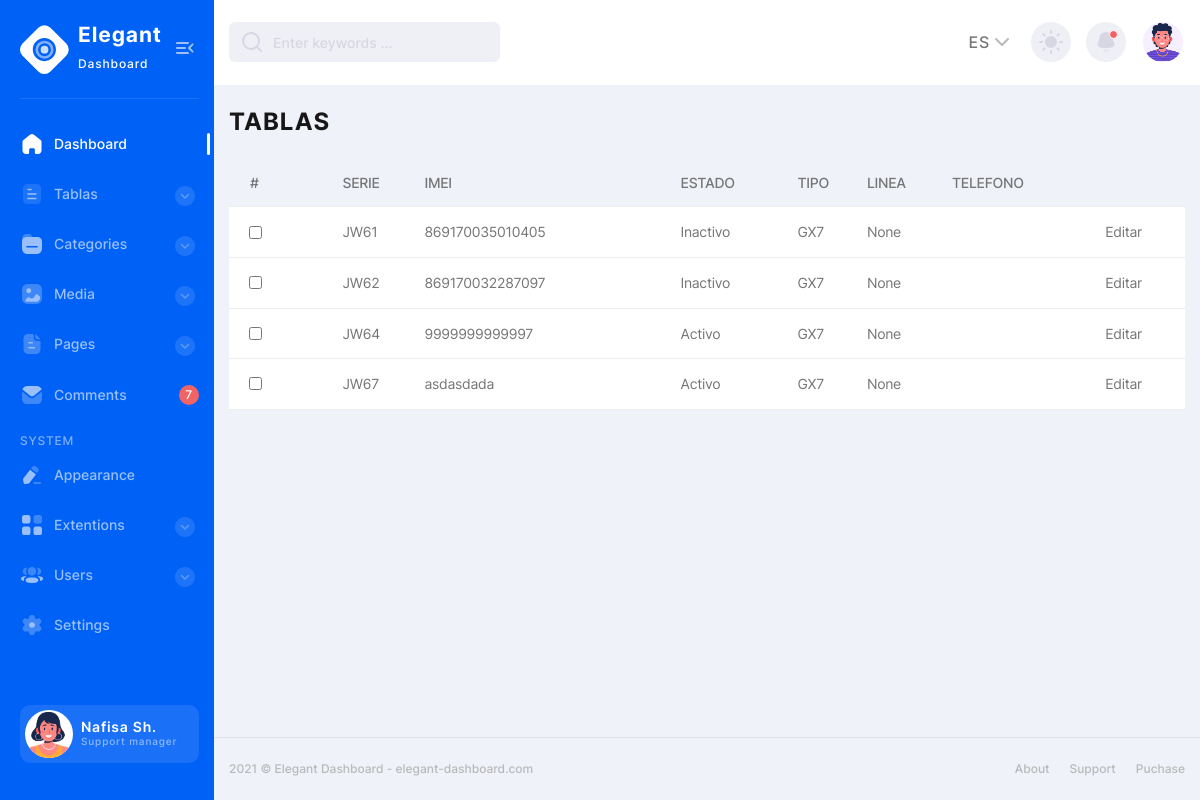
The page /produccion/equipos/ on the database its author committed.
### produccion/models.py (models this page shows, shortened)
class Equipo(models.Model):
    ESTADO_CHOICES = [
        ('Activo', 'Activo'),
        ('Inactivo', 'Inactivo'),
        ('Baja', 'Baja'),
    ]
    tipodeEquipo = models.ForeignKey(TipoDeEquipo, on_delete=models.CASCADE)
    numero_de_serie = models.CharField(max_length=100)
    imei = models.CharField(max_length=100)
    linea = models.ForeignKey(Linea, on_delete=models.CASCADE, null= True, blank=True, related_name='equipos')
    estado = models.CharField(choices=ESTADO_CHOICES, max_length=20)

class TipoDeEquipo(models.Model):
    nombre = models.CharField(max_length=100)
    def __str__(self):
        return self.nombre

### produccion/views.py (the view)
# urls.py: path('equipos/', EquipoListView.as_view(), name='equipo_list'),
class EquipoListView(ListView):
    model = Equipo
    template_name = 'produccion/equipo_list.html'
    context_object_name = 'equipos'
    def get_context_data(self, **kwargs):
        context = super().get_context_data(**kwargs)
        context['titulo'] = 'Listado de equipos'
        return context

### produccion/templates/produccion/equipo_list.html
{% extends 'base.html' %}
{% block title %} TABLAS {% endblock %}
{% block content %}
<div class="users-table table-wrapper">
  <table class="posts-table">
    <thead>
      <tr class="users-table-info">
        <th>
            <label class="users-table__checkbox ms-20">
                #
            </label>
        </th>
        <th>SERIE</th>
        <th>IMEI</th>
        <th>ESTADO</th>
        <th>TIPO</th>
        <th>LINEA</th>
        <th>TELEFONO</th>
        <th></th>
      </tr>
    </thead>
    <tbody>
      {% for equipo in equipos %}
        <tr>
            <td>
                <label class="users-table__checkbox">
                  <input type="checkbox" class="check">
                </label>
            </td>
            <td>{{ equipo.numero_de_serie }}</td>
            <td>{{ equipo.imei }}</td>
            <td>{{ equipo.get_estado_display }}</td>
            <td>{{ equipo.tipodeEquipo }}</td>
            <td>{{ equipo.linea }}</td>
            <td>{{ equipo.linea.numero_de_telefono }}</td>
            <td><a href="{% url 'equipo_edit' equipo.id %}">Editar</a></td>
        </tr>
      {% endfor %}
    </tbody>
  </table>
</div>
{% endblock %}

### produccion/templates/base.html (shortened to what this page needs)
{% load static %}
<!DOCTYPE html>
<html lang="en">
<head>
  <link rel="stylesheet" href="{% static 'produccion/css/style.min.css' %}">
</head>
<body>
<div class="page-flex">
  <aside class="sidebar">
    <div class="sidebar-start">
        <div class="sidebar-head">
            <a href="/" class="logo-wrapper" title="Home">
                <span class="icon logo" aria-hidden="true"></span>
                <div class="logo-text">
                    <span class="logo-title">Elegant</span>
                    <span class="logo-subtitle">Dashboard</span>
                </div>
            </a>
            <button class="sidebar-toggle transparent-btn" title="Menu" type="button">
                <span class="icon menu-toggle" aria-hidden="true"></span>
            </button>
        </div>
        <div class="sidebar-body">
            <ul class="sidebar-body-menu">
                <li>
                    <a class="active" href="{% url 'dashboard' %}"><span class="icon home" aria-hidden="true"></span>Dashboard</a>
                </li>
                <li>
                    <a class="show-cat-btn" href="##">
                        <span class="icon document" aria-hidden="true"></span>Tablas
                        <span class="category__btn transparent-btn" title="Open list">
                            <span class="icon arrow-down" aria-hidden="true"></span>
                        </span>
                    </a>
                    <ul class="cat-sub-menu">
                        <li>
                        </li>
                        <li>
                        </li>
                        <li>
                      </li>
                    </ul>
                </li>
                <li>
                    <a class="show-cat-btn" href="##">
                        <span class="icon folder" aria-hidden="true"></span>Categories
                        <span class="category__btn transparent-btn" title="Open list">
                            <span class="icon arrow-down" aria-hidden="true"></span>
                        </span>
                    </a>
                    <ul class="cat-sub-menu">
                        <li>
                        </li>
                    </ul>
                </li>
                <li>
                    <a class="show-cat-btn" href="##">
                        <span class="icon image" aria-hidden="true"></span>Media
                        <span class="category__btn transparent-btn" title="Open list">
                            <span class="icon arrow-down" aria-hidden="true"></span>
                        </span>
                    </a>
                    <ul class="cat-sub-menu">
                        <li>
                        </li>
                        <li>
                        </li>
                    </ul>
                </li>
                <li>
                    <a class="show-cat-btn" href="##">
                        <span class="icon paper" aria-hidden="true"></span>Pages
                        <span class="category__btn transparent-btn" title="Open list">
                            <span class="icon arrow-down" aria-hidden="true"></span>
                        </span>
                    </a>
                    <ul class="cat-sub-menu">
                        <li>
                        </li>
                        <li>
                        </li>
                    </ul>
                </li>
                <li>
                    <a href="comments.html">
                        <span class="icon message" aria-hidden="true"></span>
                        Comments
                    </a>
                    <span class="msg-counter">7</span>
                </li>
            </ul>
            <span class="system-menu__title">system</span>
            <ul class="sidebar-body-menu">
                <li>
                    <a href="appearance.html"><span class="icon edit" aria-hidden="true"></span>Appearance</a>
                </li>
                <li>
                    <a class="show-cat-btn" href="##">
                        <span class="icon category" aria-hidden="true"></span>Extentions
                        <span class="category__btn transparent-btn" title="Open list">
                            <span class="icon arrow-down" aria-hidden="true"></span>
                        </span>
                    </a>
                    <ul class="cat-sub-menu">
                        <li>
                        </li>
                        <li>
                        </li>
                    </ul>
                </li>
                <li>
                    <a class="show-cat-btn" href="##">
                        <span class="icon user-3" aria-hidden="true"></span>Users
                        <span class="category__btn transparent-btn" title="Open list">
                            <span class="icon arrow-down" aria-hidden="true"></span>
                        </span>
                    </a>
                    <ul class="cat-sub-menu">
                        <li>
                        </li>
                        <li>
                        </li>
                    </ul>
                </li>
                <li>
                    <a href="##"><span class="icon setting" aria-hidden="true"></span>Settings</a>
                </li>
            </ul>
        </div>
    </div>
    <div class="sidebar-footer">
        <a href="##" class="sidebar-user">
            <span class="sidebar-user-img">
                <picture><source srcset="{% static 'produccion/img/avatar/avatar-illustrated-01.webp' %}" type="image/webp"><img src="{% static 'img/avatar/avatar-illustrated-01.png' %}" alt="User name"></picture>
            </span>
            <div class="sidebar-user-info">
                <span class="sidebar-user__title">Nafisa Sh.</span>
                <span class="sidebar-user__subtitle">Support manager</span>
            </div>
        </a>
    </div>
</aside>
  <div class="main-wrapper">
    <nav class="main-nav--bg">
  <div class="container main-nav">
    <div class="main-nav-start">
      <div class="search-wrapper">
        <i data-feather="search" aria-hidden="true"></i>
        <input type="text" placeholder="Enter keywords ..." required>
      </div>
    </div>
    <div class="main-nav-end">
      <div class="lang-switcher-wrapper">
        <button class="lang-switcher transparent-btn" type="button">
          ES
          <i data-feather="chevron-down" aria-hidden="true"></i>
        </button>
      </div>
      <button class="theme-switcher gray-circle-btn" type="button" title="Switch theme">
        <i class="sun-icon" data-feather="sun" aria-hidden="true"></i>
      </button>
      <div class="notification-wrapper">
        <button class="gray-circle-btn dropdown-btn" title="To messages" type="button">
          <span class="icon notification active" aria-hidden="true"></span>
        </button>
      </div>
      <div class="nav-user-wrapper">
        <button href="##" class="nav-user-btn dropdown-btn" title="My profile" type="button">
          <span class="nav-user-img">
            <picture><source srcset="{% static 'produccion/img/avatar/avatar-illustrated-02.webp' %}" type="image/webp"><img src="{% static 'produccion/img/avatar/avatar-illustrated-02.png' %}" alt="User name"></picture>
          </span>
        </button>
      </div>
    </div>
  </div>
</nav>
    <main class="main users chart-page" id="skip-target">
      <div class="container">
        <h2 class="main-title">{% block title %}{% endblock %}</h2>
        {%block content%}{%endblock%}
      </div>
    </main>
    <footer class="footer">
  <div class="container footer--flex">
    <div class="footer-start">
      <p>2021 © Elegant Dashboard - <a href="elegant-dashboard.com" target="_blank"
          rel="noopener noreferrer">elegant-dashboard.com</a></p>
    </div>
    <ul class="footer-end">
      <li><a href="##">About</a></li>
      <li><a href="##">Support</a></li>
      <li><a href="##">Puchase</a></li>
    </ul>
  </div>
</footer>
  </div>
</div>
</body>
</html>

### rows shown on the page
Equipo: numero_de_serie "JW61", imei "869170035010405", estado "Inactivo", tipodeEquipo "GX7", linea "None"
Equipo: numero_de_serie "JW62", imei "869170032287097", estado "Inactivo", tipodeEquipo "GX7", linea "None"
Equipo: numero_de_serie "JW64", imei "9999999999997", estado "Activo", tipodeEquipo "GX7", linea "None"
Equipo: numero_de_serie "JW67", imei "asdasdada", estado "Activo", tipodeEquipo "GX7", linea "None"
